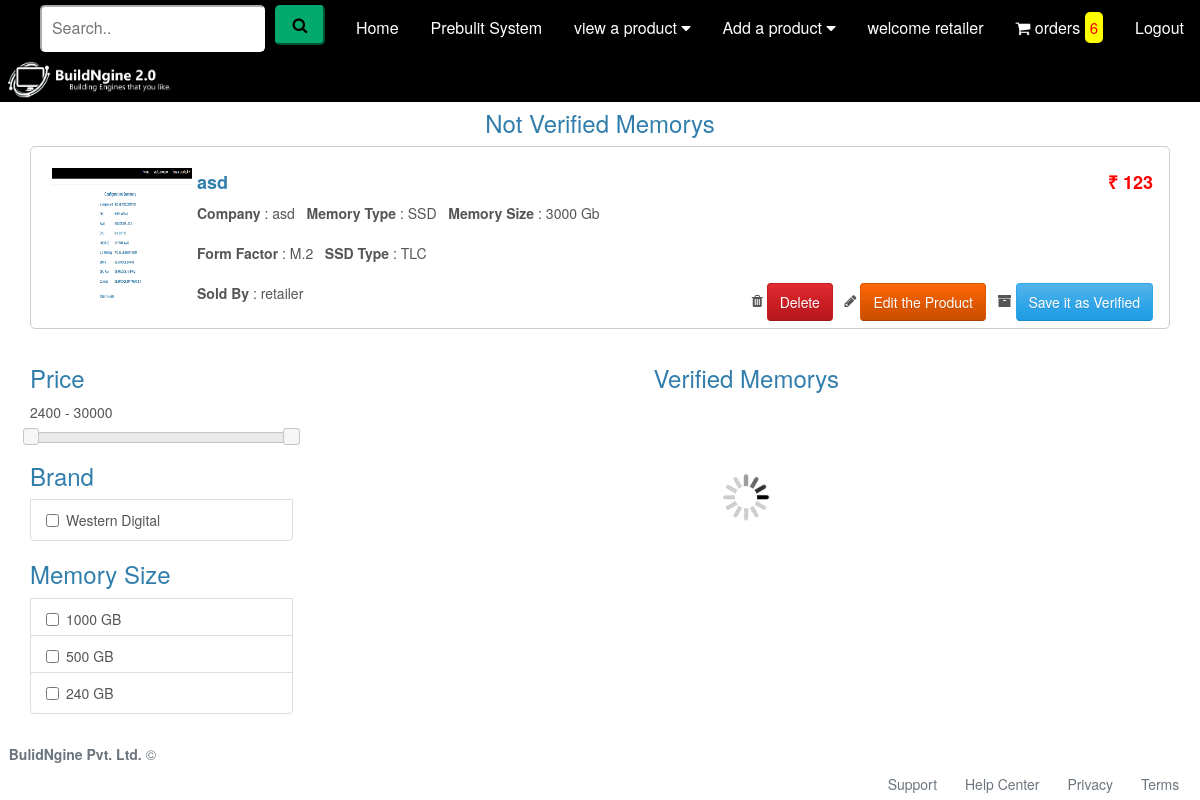
The page /retailer/onetime/mem_m2_one.php (signed in) on the database its author committed.
### tables this page shows
CREATE TABLE `memory_tbl` (
  `name` varchar(25) NOT NULL,
  `company` varchar(25) NOT NULL,
  `size` int(10) NOT NULL,
  `form_factor` varchar(10) NOT NULL,
  `type` varchar(10) NOT NULL,
  `ssd_type` varchar(10) NOT NULL,
  `rpm` int(8) NOT NULL,
  `price` decimal(10,0) NOT NULL,
  `sold_by` varchar(100) NOT NULL DEFAULT 'BulidNgine Pvt. Ltd. ',
  `pic` varchar(25) NOT NULL,
  `status` int(2) NOT NULL DEFAULT 1,
  `verified` int(2) NOT NULL DEFAULT 0
);

### retailer/onetime/mem_m2_one.php (the view, shortened to what this page needs)
<?php
  include('../../database/connection.php');
  $id=$_SESSION['loginid'];
  $sql3="select MIN(price) as min, MAX(price) as max from memory_tbl where status=1 and verified=1";
  $result2=mysqli_query($con,$sql3)or die("price query moonchi");
  $row=mysqli_fetch_array($result2);
  $min=$row['min'];
  $max=$row['max'];
  $sql3="select * from memory_tbl where status=1 and verified=0 and sold_by='$id' and type='SSD'";
  $result2=mysqli_query($con,$sql3)or die("number query moonchi");
  $sql3="select Count(*) from memory_tbl where status=1 and verified=0 and sold_by='$id' and type='SSD'";
  $result4=mysqli_query($con,$sql3)or die("number query moonchi");
  $roww=mysqli_fetch_array($result4);
    $carte=$roww['Count(*)'];
?>
<html lang="en">
<head>
    <link rel="stylesheet" href="../../css/bootstrap.min.css">
    <link rel="stylesheet" href="../../css/top.css">
    <link rel="stylesheet" href="https://cdnjs.cloudflare.com/ajax/libs/font-awesome/4.7.0/css/font-awesome.min.css">
    <link href = "../../css/jquery-ui.css" rel = "stylesheet">
    <link href="../../css/style.css" rel="stylesheet">
  </head>
  <?php
  include('../../php/retailer_one_header.php');
   ?>
  <body>
    <div class="container">
      <div class="row">
        <br />
    <form id="forme" action="" method="post">
        <div class="col-md-12">
          <br />
            <div class="row filter_datae">
              <?php
              if ($carte>0) {?>
                <center>
                  <h3>Not Verified Memorys</h3>
                </center>
                <?php
               foreach($result2 as $row)
                  {?>
                  <div class="col-sm-12 col-lg-12 col-md-12">
                    <div style="border:1px solid #ccc; border-radius:5px; padding:16px; padding-bottom: 25px; margin-bottom:16px; height:auto;">
                      <img  style="float:left; padding:5px;" src="../../project/mem/<?php echo $row['pic']  ?>" width="150px" height="150px" >
                        <h4><strong><?php echo $row['name'] ?> <div style="color:red; float:right;">
                          ₹ <?php echo $row['price'] ?>
                        </div></strong></h4>
                        <strong> Company</strong> : <?php echo $row['company'] ?>&nbsp;&nbsp;
                        <strong> Memory Type</strong> : <?php echo $row['type'] ?>&nbsp;&nbsp;
                        <strong> Memory Size</strong> : <?php echo $row['size'] ?> Gb&nbsp;&nbsp;
                          <br><br>
                        <strong> Form Factor</strong> : <?php echo $row['form_factor'] ?>&nbsp;&nbsp;
                        <strong> SSD Type</strong> : <?php echo $row['ssd_type'] ?> &nbsp;&nbsp;
                        <br><br>
                        <strong> Sold By </strong> : <?php echo $row['sold_by'] ?> &nbsp;&nbsp;
                    <div style="float: right;">
                      <i class="fa fa-trash"></i>
                      <input type="submit" name="delete" class="btn btn-danger" value="Delete" onclick="one('<?php echo $row['name'] ?>')">
                      <i class="fa fa-pencil"></i>
                      <input type="submit" name="edit" class="btn btn-warning" value="Edit the Product" onclick="one('<?php echo $row['name'] ?>')">
                      <i class="fa fa-archive"></i>
                      <input type="submit" name="verify" class="btn btn-primary" value="Save it as Verified" onclick="one('<?php echo $row['name'] ?>')">
                      </div>
                    </div>
                  </div>
                <?php
              }
            }?>
            </div>
        </div>
        <div class="col-md-3">
          <div class="list-group">
            <h3>Price</h3>
                      <p id="price_show"><?php echo( $min) ?> - <?php echo( $max) ?></p>
                      <div id="price_range"></div>
                  </div>
            <div class="list-group">
        <h3>Brand</h3>
        <?php
                $query = "select distinct(`company`) from `memory_tbl` where Verified =1 and form_factor='M.2' order by `company` desc";
                $statement = $connect->prepare($query);
                $statement->execute();
                $result = $statement->fetchAll();
                foreach($result as $row)
                {
                ?>
                <div class="list-group-item checkbox">
                    <label><input type="checkbox" class="common_selector company" value="<?php echo $row['company']; ?>"  > <?php echo $row['company']; ?></label>
                </div>
                <?php
                }
                ?>
            </div>
            <div class="list-group">
        <h3>Memory Size</h3>
        <?php
                $query = "select distinct(`size`) from `memory_tbl`  where Verified =1 and form_factor='M.2' order by `size` desc";
                $statement = $connect->prepare($query);
                $statement->execute();
                $result = $statement->fetchAll();
                foreach($result as $row)
                {
                ?>
                <div class="list-group-item checkbox">
                    <label><input type="checkbox" class="common_selector size" value="<?php echo $row['size']; ?>"  > <?php echo $row['size']; ?> GB</label>
                </div>
                <?php
                }
                ?>
            </div>
        </div>
          <div class="col-md-9">
            <center>
              <h3>Verified Memorys</h3>
            </center>
            <br />
              <div class="row filter_data">
              </div>
          </div>
        </form>
        </div>
        </div>
</body>
<?php
include('../../php/footer.php');
 ?>
</html>

### css/top.css (style rules this page uses)
.container { padding-top:50px; }

### rows shown on the page
memory_tbl: pic (picture), name "asd", price "123", company "asd", type "SSD", size "3000", form_factor "M.2", ssd_type "TLC", sold_by "retailer"

### other values the page prints
$cart "6"
$_SESSION['loginid'] "retailer"
$min "2400"
$max "30000"
$row['company'] "Western Digital"
$row['size'] "1000"
$row['size'] "500"
$row['size'] "240"
